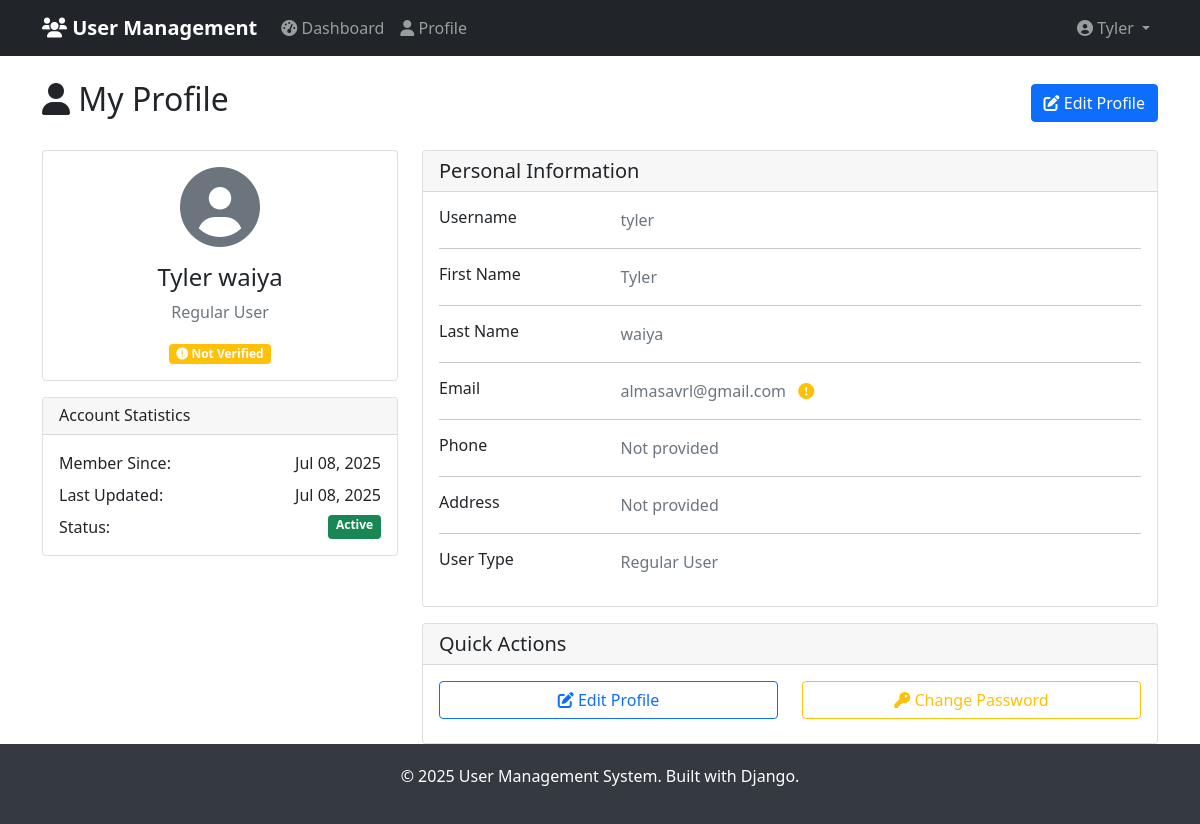
Page /profile/ (signed in) on the committed database.
### accounts/models.py (models this page shows, shortened)
class UserProfile(models.Model):
    USER_TYPES = [
        ('admin', 'Admin'),
        ('user', 'Regular User'),
    ]
    user = models.OneToOneField(User, on_delete=models.CASCADE)
    user_type = models.CharField(max_length=10, choices=USER_TYPES, default='user')
    phone_number = models.CharField(max_length=15, blank=True)
    address = models.TextField(blank=True)
    profile_picture = models.ImageField(upload_to='profile_pics/', blank=True, null=True)
    is_verified = models.BooleanField(default=False)
    verification_token = models.UUIDField(default=uuid.uuid4, unique=True)
    created_at = models.DateTimeField(auto_now_add=True)
    updated_at = models.DateTimeField(auto_now=True)
    @property
    def full_name(self):
        return f"{self.user.first_name} {self.user.last_name}".strip()

### accounts/views.py (the view)
# urls.py: path('profile/', views.profile_view, name='profile'),
@login_required
def profile_view(request):
    context = {
        'user': request.user,
        'profile': request.user.userprofile,
    }
    return render(request, 'accounts/profile.html', context)

### templates/accounts/profile.html (shortened to what this page needs)
{% extends 'base.html' %}
{% block content %}
<div class="container mt-4">
    <div class="row">
        <div class="col-12">
            <div class="d-flex justify-content-between align-items-center mb-4">
                <h2>
                    <i class="fas fa-user"></i> My Profile
                </h2>
                <a href="{% url 'accounts:profile_edit' %}" class="btn btn-primary">
                    <i class="fas fa-edit"></i> Edit Profile
                </a>
            </div>
        </div>
    </div>
    <div class="row">
        <div class="col-md-4">
            <div class="card">
                <div class="card-body text-center">
                    {% if profile.profile_picture %}
                        <img src="{{ profile.profile_picture.url }}" alt="Profile Picture" class="profile-img mb-3">
                    {% else %}
                        <i class="fas fa-user-circle fa-5x text-muted mb-3"></i>
                    {% endif %}
                    <h4>{{ profile.full_name|default:user.username }}</h4>
                    <p class="text-muted">{{ profile.get_user_type_display }}</p>
                    {% if profile.is_verified %}
                        <span class="badge bg-success">
                            <i class="fas fa-check-circle"></i> Verified
                        </span>
                    {% else %}
                        <span class="badge bg-warning">
                            <i class="fas fa-exclamation-circle"></i> Not Verified
                        </span>
                    {% endif %}
                </div>
            </div>
            <div class="card mt-3">
                <div class="card-header">
                    <h6 class="mb-0">Account Statistics</h6>
                </div>
                <div class="card-body">
                    <div class="d-flex justify-content-between mb-2">
                        <span>Member Since:</span>
                        <span>{{ profile.created_at|date:"M d, Y" }}</span>
                    </div>
                    <div class="d-flex justify-content-between mb-2">
                        <span>Last Updated:</span>
                        <span>{{ profile.updated_at|date:"M d, Y" }}</span>
                    </div>
                    <div class="d-flex justify-content-between">
                        <span>Status:</span>
                        {% if user.is_active %}
                            <span class="badge bg-success">Active</span>
                        {% else %}
                            <span class="badge bg-danger">Inactive</span>
                        {% endif %}
                    </div>
                </div>
            </div>
        </div>
        <div class="col-md-8">
            <div class="card">
                <div class="card-header">
                    <h5 class="mb-0">Personal Information</h5>
                </div>
                <div class="card-body">
                    <div class="row mb-3">
                        <div class="col-sm-3">
                            <h6 class="mb-0">Username</h6>
                        </div>
                        <div class="col-sm-9 text-secondary">
                            {{ user.username }}
                        </div>
                    </div>
                    <hr>
                    <div class="row mb-3">
                        <div class="col-sm-3">
                            <h6 class="mb-0">First Name</h6>
                        </div>
                        <div class="col-sm-9 text-secondary">
                            {{ user.first_name|default:"Not provided" }}
                        </div>
                    </div>
                    <hr>
                    <div class="row mb-3">
                        <div class="col-sm-3">
                            <h6 class="mb-0">Last Name</h6>
                        </div>
                        <div class="col-sm-9 text-secondary">
                            {{ user.last_name|default:"Not provided" }}
                        </div>
                    </div>
                    <hr>
                    <div class="row mb-3">
                        <div class="col-sm-3">
                            <h6 class="mb-0">Email</h6>
                        </div>
                        <div class="col-sm-9 text-secondary">
                            {{ user.email }}
                            {% if profile.is_verified %}
                                <i class="fas fa-check-circle text-success ms-2" title="Verified"></i>
                            {% else %}
                                <i class="fas fa-exclamation-circle text-warning ms-2" title="Not Verified"></i>
                            {% endif %}
                        </div>
                    </div>
                    <hr>
                    <div class="row mb-3">
                        <div class="col-sm-3">
                            <h6 class="mb-0">Phone</h6>
                        </div>
                        <div class="col-sm-9 text-secondary">
                            {{ profile.phone_number|default:"Not provided" }}
                        </div>
                    </div>
                    <hr>
                    <div class="row mb-3">
                        <div class="col-sm-3">
                            <h6 class="mb-0">Address</h6>
                        </div>
                        <div class="col-sm-9 text-secondary">
                            {{ profile.address|default:"Not provided" }}
                        </div>
                    </div>
                    <hr>
                    <div class="row mb-3">
                        <div class="col-sm-3">
                            <h6 class="mb-0">User Type</h6>
                        </div>
                        <div class="col-sm-9 text-secondary">
                            {{ profile.get_user_type_display }}
                        </div>
                    </div>
                </div>
            </div>
            <div class="card mt-3">
                <div class="card-header">
                    <h5 class="mb-0">Quick Actions</h5>
                </div>
                <div class="card-body">
                    <div class="row">
                        <div class="col-md-6 mb-2">
                            <a href="{% url 'accounts:profile_edit' %}" class="btn btn-outline-primary btn-block w-100">
                                <i class="fas fa-edit"></i> Edit Profile
                            </a>
                        </div>
                        <div class="col-md-6 mb-2">
                            <a href="{% url 'accounts:change_password' %}" class="btn btn-outline-warning btn-block w-100">
                                <i class="fas fa-key"></i> Change Password
                            </a>
                        </div>
                    </div>
                </div>
            </div>
        </div>
    </div>
</div>
{% endblock %}

### templates/base.html (shortened to what this page needs)
<!DOCTYPE html>
<html lang="en">
<head>
    <link href="https://cdn.jsdelivr.net/npm/bootstrap@5.1.3/dist/css/bootstrap.min.css" rel="stylesheet">
    <link href="https://cdnjs.cloudflare.com/ajax/libs/font-awesome/6.0.0/css/all.min.css" rel="stylesheet">
</head>
<body class="d-flex flex-column min-vh-100">
    <nav class="navbar navbar-expand-lg navbar-dark bg-dark">
        <div class="container">
            <a class="navbar-brand" href="{% url 'accounts:home' %}">
                <i class="fas fa-users"></i> User Management
            </a>
            <div class="collapse navbar-collapse" id="navbarNav">
                <ul class="navbar-nav me-auto">
                    {% if user.is_authenticated %}
                        <li class="nav-item">
                            <a class="nav-link" href="{% url 'accounts:dashboard' %}">
                                <i class="fas fa-tachometer-alt"></i> Dashboard
                            </a>
                        </li>
                        <li class="nav-item">
                            <a class="nav-link" href="{% url 'accounts:profile' %}">
                                <i class="fas fa-user"></i> Profile
                            </a>
                        </li>
                    {% endif %}
                </ul>
                <ul class="navbar-nav">
                    {% if user.is_authenticated %}
                        <li class="nav-item dropdown">
                            <a class="nav-link dropdown-toggle" href="#" id="navbarDropdown" role="button" data-bs-toggle="dropdown">
                                <i class="fas fa-user-circle"></i> {{ user.first_name|default:user.username }}
                            </a>
                        </li>
                    {% endif %}
                </ul>
            </div>
        </div>
    </nav>
    <main class="flex-grow-1">
        {% block content %}
        {% endblock %}
    </main>
    <footer class="footer">
        <div class="container">
            <p>&copy; 2025 User Management System. Built with Django.</p>
        </div>
    </footer>
</body>
</html>

### templates/base.html (style rules this page uses)
.navbar-brand { font-weight: bold; }
.footer { background-color: #343a40; color: white; text-align: center; padding: 20px 0; margin-top: auto; }

### rows in the picture
UserProfile: full_name "Tyler waiya", user_type "Regular User", created_at "Jul 08, 2025", updated_at "Jul 08, 2025", phone_number "Not provided", address "Not provided"

### other values in the picture
{{ user.first_name|default:user.username }} "Tyler"
{{ user.username }} "tyler"
{{ user.first_name|default:"Not provided" }} "Tyler"
{{ user.last_name|default:"Not provided" }} "waiya"
{{ user.email }} "almasavrl@gmail.com"
